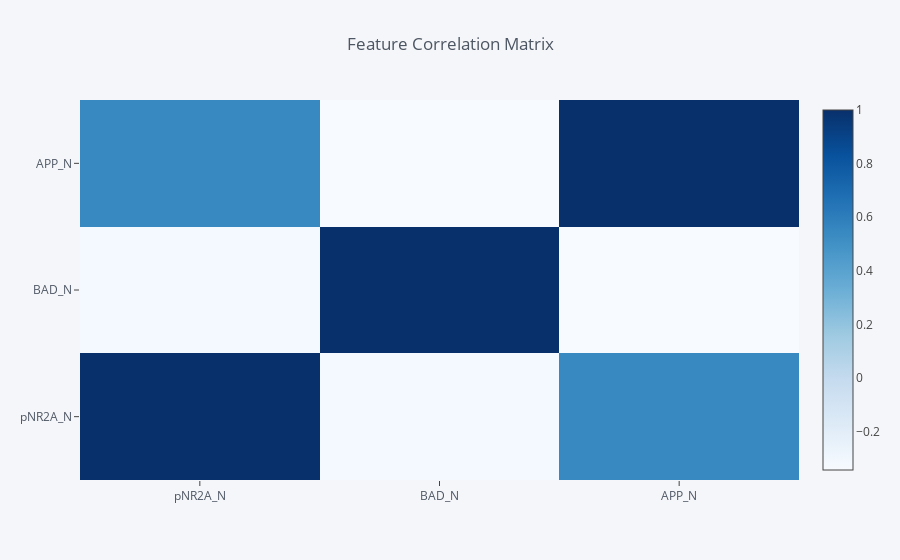

The code cell stored with this chart in its notebook:
### Markdown cell above
### Heatmap

### Code cell
# Commented out because testing without cufflinks
 dataSampleProtein.corr().iplot(kind='heatmap',colorscale="Blues",title="Feature Correlation Matrix")

### Figure 1 — Plotly figure (JSON) as saved in the notebook; plotly's stock layout.template omitted (floating-point values rounded to 4 significant figures)
{"data": [{"colorscale": [[0, "rgb(247,251,255)"], [0.125, "rgb(222,235,247)"], [0.25, "rgb(198,219,239)"], [0.375, "rgb(158,202,225)"], [0.5, "rgb(107,174,214)"], [0.625, "rgb(66,146,198)"], [0.75, "rgb(33,113,181)"], [0.875, "rgb(8,81,156)"], [1, "rgb(8,48,107)"]], "type": "heatmap", "uid": "d9d9ea1e-b898-466c-bd2c-b855f0275258", "x": ["pNR2A_N", "BAD_N", "APP_N"], "y": ["pNR2A_N", "BAD_N", "APP_N"], "z": [[1, -0.3182, 0.546], [-0.3182, 1, -0.3431], [0.546, -0.3431, 1]], "zmax": 1, "zmin": -0.3431}], "layout": {"legend": {"bgcolor": "#F5F6F9", "font": {"color": "#4D5663"}}, "paper_bgcolor": "#F5F6F9", "plot_bgcolor": "#F5F6F9", "title": {"font": {"color": "#4D5663"}, "text": "Feature Correlation Matrix"}, "xaxis": {"gridcolor": "#E1E5ED", "showgrid": true, "tickfont": {"color": "#4D5663"}, "title": {"font": {"color": "#4D5663"}, "text": ""}, "zerolinecolor": "#E1E5ED"}, "yaxis": {"gridcolor": "#E1E5ED", "showgrid": true, "tickfont": {"color": "#4D5663"}, "title": {"font": {"color": "#4D5663"}, "text": ""}, "zerolinecolor": "#E1E5ED"}}}
